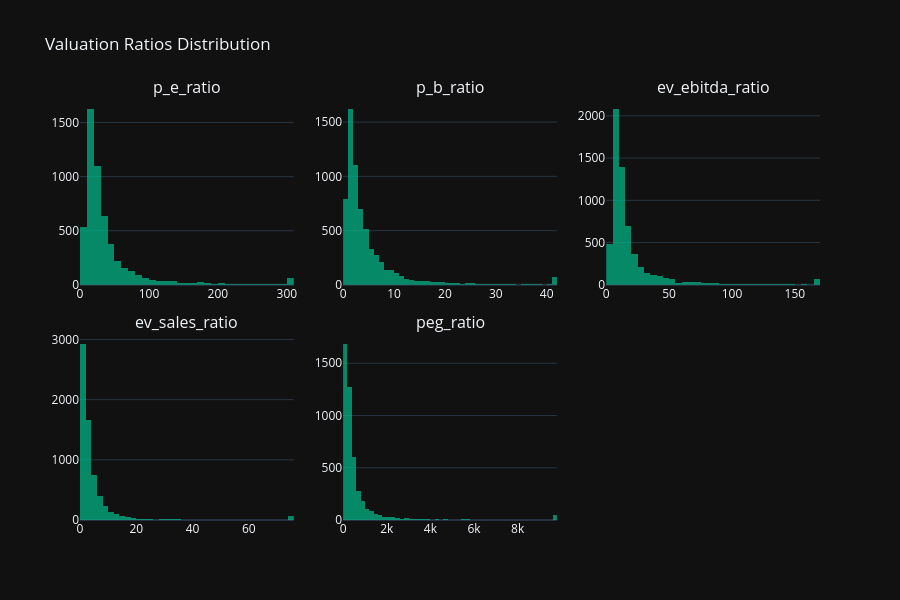

Here is the notebook cell this chart was saved with:
### Code cell
# Cell 6: Valuation Features Distribution
valuation_features = ['p_e_ratio', 'p_b_ratio', 'ev_ebitda_ratio', 'ev_sales_ratio', 'peg_ratio']
valuation_subset = [f for f in valuation_features if f in all_stocks_features.columns]

fig = make_subplots(rows=2, cols=3, subplot_titles=valuation_subset + [''],
                    vertical_spacing=0.12)

for i, feature in enumerate(valuation_subset):
    row = i // 3 + 1
    col = i % 3 + 1
    data = all_stocks_features[feature].dropna()
    # Clip extreme values for visualization
    data_clipped = data.clip(data.quantile(0.01), data.quantile(0.99))

    fig.add_trace(
        go.Histogram(x=data_clipped, name=feature, nbinsx=50,
                     marker_color='#00bc8c', opacity=0.7),
        row=row, col=col
    )

fig.update_layout(height=600, title_text="Valuation Ratios Distribution",
                  showlegend=False, template=PLOTLY_TEMPLATE)
fig.show()

# Statistics table
print("\n📊 Valuation Ratios Statistics:")
stats = all_stocks_features[valuation_subset].describe().T
stats['missing_%'] = all_stocks_features[valuation_subset].isna().mean() * 100
print(stats.round(2).to_string())

### Figure 1 — Plotly figure (JSON) as saved in the notebook; plotly's stock layout.template omitted (floating-point values rounded to 4 significant figures; data arrays with more than 128 entries replaced by an {"elided": "..."} marker saying what was removed)
{"data": [{"marker": {"color": "#00bc8c"}, "name": "p_e_ratio", "nbinsx": 50, "opacity": 0.7, "x": {"elided": "5302 float values"}, "type": "histogram", "xaxis": "x", "yaxis": "y"}, {"marker": {"color": "#00bc8c"}, "name": "p_b_ratio", "nbinsx": 50, "opacity": 0.7, "x": {"elided": "6525 float values"}, "type": "histogram", "xaxis": "x2", "yaxis": "y2"}, {"marker": {"color": "#00bc8c"}, "name": "ev_ebitda_ratio", "nbinsx": 50, "opacity": 0.7, "x": {"elided": "6060 float values"}, "type": "histogram", "xaxis": "x3", "yaxis": "y3"}, {"marker": {"color": "#00bc8c"}, "name": "ev_sales_ratio", "nbinsx": 50, "opacity": 0.7, "x": {"elided": "6570 float values"}, "type": "histogram", "xaxis": "x4", "yaxis": "y4"}, {"marker": {"color": "#00bc8c"}, "name": "peg_ratio", "nbinsx": 50, "opacity": 0.7, "x": {"elided": "4618 float values"}, "type": "histogram", "xaxis": "x5", "yaxis": "y5"}], "layout": {"xaxis": {"anchor": "y", "domain": [0.0, 0.2889]}, "yaxis": {"anchor": "x", "domain": [0.56, 1.0]}, "xaxis2": {"anchor": "y2", "domain": [0.3556, 0.6444]}, "yaxis2": {"anchor": "x2", "domain": [0.56, 1.0]}, "xaxis3": {"anchor": "y3", "domain": [0.7111, 1.0]}, "yaxis3": {"anchor": "x3", "domain": [0.56, 1.0]}, "xaxis4": {"anchor": "y4", "domain": [0.0, 0.2889]}, "yaxis4": {"anchor": "x4", "domain": [0.0, 0.44]}, "xaxis5": {"anchor": "y5", "domain": [0.3556, 0.6444]}, "yaxis5": {"anchor": "x5", "domain": [0.0, 0.44]}, "xaxis6": {"anchor": "y6", "domain": [0.7111, 1.0]}, "yaxis6": {"anchor": "x6", "domain": [0.0, 0.44]}, "annotations": [{"font": {"size": 16}, "showarrow": false, "text": "p_e_ratio", "x": 0.1444, "xanchor": "center", "xref": "paper", "y": 1.0, "yanchor": "bottom", "yref": "paper"}, {"font": {"size": 16}, "showarrow": false, "text": "p_b_ratio", "x": 0.5, "xanchor": "center", "xref": "paper", "y": 1.0, "yanchor": "bottom", "yref": "paper"}, {"font": {"size": 16}, "showarrow": false, "text": "ev_ebitda_ratio", "x": 0.8556, "xanchor": "center", "xref": "paper", "y": 1.0, "yanchor": "bottom", "yref": "paper"}, {"font": {"size": 16}, "showarrow": false, "text": "ev_sales_ratio", "x": 0.1444, "xanchor": "center", "xref": "paper", "y": 0.44, "yanchor": "bottom", "yref": "paper"}, {"font": {"size": 16}, "showarrow": false, "text": "peg_ratio", "x": 0.5, "xanchor": "center", "xref": "paper", "y": 0.44, "yanchor": "bottom", "yref": "paper"}], "title": {"text": "Valuation Ratios Distribution"}, "height": 600, "showlegend": false}}
